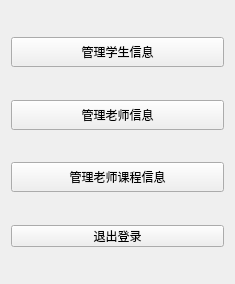
<?xml version="1.0" encoding="UTF-8"?>
<ui version="4.0">
 <class>uiadminmain</class>
 <widget class="QWidget" name="uiadminmain">
  <property name="geometry">
   <rect>
    <x>0</x>
    <y>0</y>
    <width>235</width>
    <height>284</height>
   </rect>
  </property>
  <property name="windowTitle">
   <string>Form</string>
  </property>
  <layout class="QVBoxLayout" name="verticalLayout">
   <item>
    <spacer name="verticalSpacer">
     <property name="orientation">
      <enum>Qt::Orientation::Vertical</enum>
     </property>
     <property name="sizeHint" stdset="0">
      <size>
       <width>20</width>
       <height>40</height>
      </size>
     </property>
    </spacer>
   </item>
   <item>
    <widget class="QPushButton" name="pushButton">
     <property name="minimumSize">
      <size>
       <width>0</width>
       <height>30</height>
      </size>
     </property>
     <property name="text">
      <string>管理学生信息</string>
     </property>
    </widget>
   </item>
   <item>
    <spacer name="verticalSpacer_3">
     <property name="orientation">
      <enum>Qt::Orientation::Vertical</enum>
     </property>
     <property name="sizeHint" stdset="0">
      <size>
       <width>20</width>
       <height>40</height>
      </size>
     </property>
    </spacer>
   </item>
   <item>
    <widget class="QPushButton" name="pushButton_2">
     <property name="minimumSize">
      <size>
       <width>0</width>
       <height>30</height>
      </size>
     </property>
     <property name="text">
      <string>管理老师信息</string>
     </property>
    </widget>
   </item>
   <item>
    <spacer name="verticalSpacer_4">
     <property name="orientation">
      <enum>Qt::Orientation::Vertical</enum>
     </property>
     <property name="sizeHint" stdset="0">
      <size>
       <width>20</width>
       <height>40</height>
      </size>
     </property>
    </spacer>
   </item>
   <item>
    <widget class="QPushButton" name="pushButton_4">
     <property name="minimumSize">
      <size>
       <width>0</width>
       <height>30</height>
      </size>
     </property>
     <property name="text">
      <string>管理老师课程信息</string>
     </property>
    </widget>
   </item>
   <item>
    <spacer name="verticalSpacer_2">
     <property name="orientation">
      <enum>Qt::Orientation::Vertical</enum>
     </property>
     <property name="sizeHint" stdset="0">
      <size>
       <width>20</width>
       <height>40</height>
      </size>
     </property>
    </spacer>
   </item>
   <item>
    <widget class="QPushButton" name="pushButton_5">
     <property name="minimumSize">
      <size>
       <width>0</width>
       <height>22</height>
      </size>
     </property>
     <property name="text">
      <string>退出登录</string>
     </property>
    </widget>
   </item>
   <item>
    <spacer name="verticalSpacer_6">
     <property name="orientation">
      <enum>Qt::Orientation::Vertical</enum>
     </property>
     <property name="sizeHint" stdset="0">
      <size>
       <width>20</width>
       <height>40</height>
      </size>
     </property>
    </spacer>
   </item>
  </layout>
 </widget>
 <resources/>
 <connections/>
</ui>
